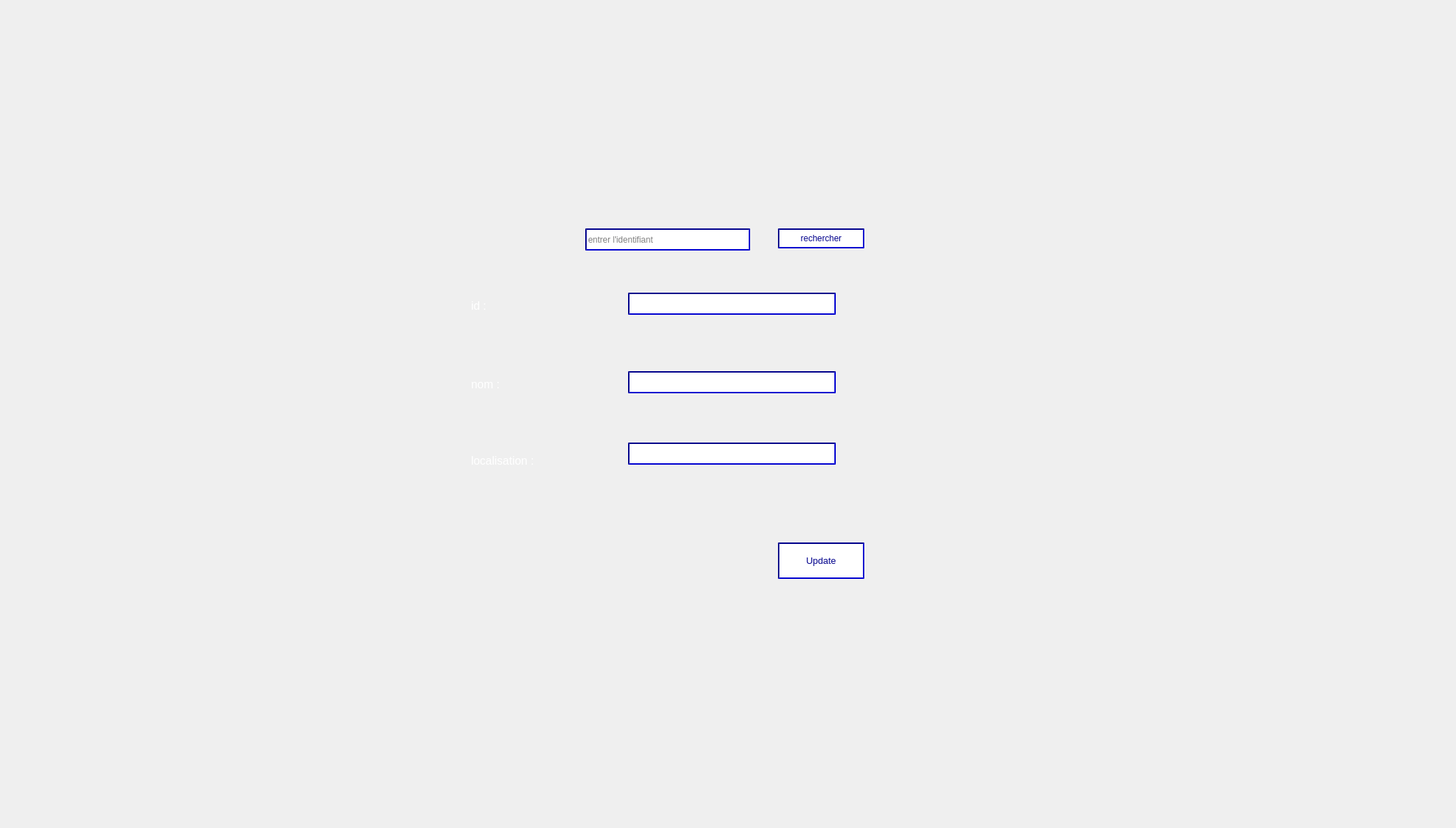
      <widget class="QWidget" name="tab_13">
       <attribute name="title">
        <string>Modifier equipement</string>
       </attribute>
       <widget class="QLabel" name="label_12">
        <property name="geometry">
         <rect>
          <x>-50</x>
          <y>0</y>
          <width>2031</width>
          <height>1151</height>
         </rect>
        </property>
        <property name="text">
         <string/>
        </property>
        <property name="pixmap">
         <pixmap>../../Desktop/2A/Projet_C++/smart.jpg</pixmap>
        </property>
       </widget>
       <widget class="QPushButton" name="pushButton_rechercherEquip_update_2">
        <property name="geometry">
         <rect>
          <x>1090</x>
          <y>320</y>
          <width>121</width>
          <height>28</height>
         </rect>
        </property>
        <property name="styleSheet">
         <string notr="true">color:darkblue ;
border-color:darkblue ;
border-style:solid;
border-width:2px;
background:white;
border-style: inset;</string>
        </property>
        <property name="text">
         <string>rechercher</string>
        </property>
       </widget>
       <widget class="QLineEdit" name="lineEdit_nom_update_Eq_2">
        <property name="geometry">
         <rect>
          <x>880</x>
          <y>520</y>
          <width>291</width>
          <height>31</height>
         </rect>
        </property>
        <property name="styleSheet">
         <string notr="true">border-color:darkblue ;
border-style:solid;
border-width:2px;
border-style: inset;</string>
        </property>
       </widget>
       <widget class="QLabel" name="label_58">
        <property name="geometry">
         <rect>
          <x>660</x>
          <y>420</y>
          <width>55</width>
          <height>16</height>
         </rect>
        </property>
        <property name="font">
         <font>
          <pointsize>12</pointsize>
         </font>
        </property>
        <property name="styleSheet">
         <string notr="true">color:white</string>
        </property>
        <property name="text">
         <string>id :</string>
        </property>
       </widget>
       <widget class="QLabel" name="label_57">
        <property name="geometry">
         <rect>
          <x>660</x>
          <y>530</y>
          <width>55</width>
          <height>16</height>
         </rect>
        </property>
        <property name="font">
         <font>
          <pointsize>12</pointsize>
         </font>
        </property>
        <property name="styleSheet">
         <string notr="true">color:white</string>
        </property>
        <property name="text">
         <string>nom :</string>
        </property>
       </widget>
       <widget class="QLineEdit" name="lineEdit_localisation_update_Eq_2">
        <property name="geometry">
         <rect>
          <x>880</x>
          <y>620</y>
          <width>291</width>
          <height>31</height>
         </rect>
        </property>
        <property name="styleSheet">
         <string notr="true">border-color:darkblue ;
border-style:solid;
border-width:2px;
border-style: inset;</string>
        </property>
       </widget>
       <widget class="QLineEdit" name="lineEdit_id_update_Eq_2">
        <property name="geometry">
         <rect>
          <x>880</x>
          <y>410</y>
          <width>291</width>
          <height>31</height>
         </rect>
        </property>
        <property name="styleSheet">
         <string notr="true">border-color:darkblue ;
border-style:solid;
border-width:2px;
border-style: inset;</string>
        </property>
       </widget>
       <widget class="QLabel" name="label_59">
        <property name="geometry">
         <rect>
          <x>660</x>
          <y>630</y>
          <width>121</width>
          <height>31</height>
         </rect>
        </property>
        <property name="font">
         <font>
          <pointsize>12</pointsize>
         </font>
        </property>
        <property name="styleSheet">
         <string notr="true">color:white</string>
        </property>
        <property name="text">
         <string>localisation :</string>
        </property>
       </widget>
       <widget class="QPushButton" name="pushButton_update_Equip_2">
        <property name="geometry">
         <rect>
          <x>1090</x>
          <y>760</y>
          <width>121</width>
          <height>51</height>
         </rect>
        </property>
        <property name="font">
         <font>
          <pointsize>10</pointsize>
         </font>
        </property>
        <property name="styleSheet">
         <string notr="true">color:darkblue ;
border-color:darkblue ;
border-style:solid;
border-width:2px;
background:white;
border-style: inset;</string>
        </property>
        <property name="text">
         <string>Update</string>
        </property>
       </widget>
       <widget class="QLineEdit" name="lineEdit_id_rechercheEquip_2">
        <property name="geometry">
         <rect>
          <x>820</x>
          <y>320</y>
          <width>231</width>
          <height>31</height>
         </rect>
        </property>
        <property name="styleSheet">
         <string notr="true">border-color:darkblue ;
border-style:solid;
border-width:2px;
border-style: inset;
</string>
        </property>
        <property name="placeholderText">
         <string>entrer l'identifiant</string>
        </property>
       </widget>
      </widget>
